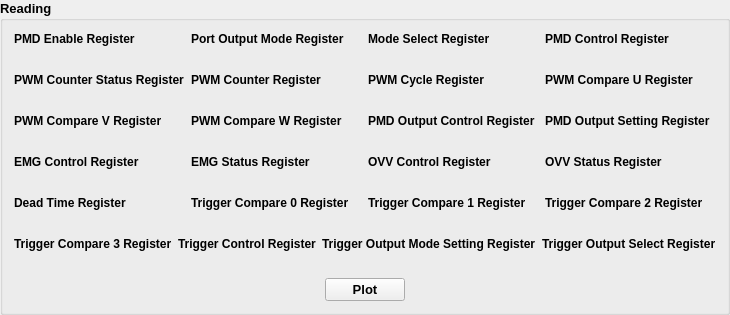
       <widget class="QGroupBox" name="groupBox">
        <property name="font">
         <font>
          <pointsize>10</pointsize>
          <weight>75</weight>
          <bold>true</bold>
         </font>
        </property>
        <property name="title">
         <string>Reading </string>
        </property>
        <layout class="QGridLayout" name="gridLayout">
         <item row="0" column="0">
          <layout class="QVBoxLayout" name="verticalLayout_32">
           <item>
            <layout class="QVBoxLayout" name="verticalLayout_25">
             <item>
              <layout class="QHBoxLayout" name="horizontalLayout">
               <item>
                <layout class="QVBoxLayout" name="verticalLayout">
                 <item>
                  <widget class="QLabel" name="label">
                   <property name="font">
                    <font>
                     <pointsize>9</pointsize>
                     <weight>75</weight>
                     <bold>true</bold>
                    </font>
                   </property>
                   <property name="text">
                    <string>PMD Enable Register</string>
                   </property>
                  </widget>
                 </item>
                 <item>
                  <widget class="QLabel" name="r_PMDEnableRegister">
                   <property name="font">
                    <font>
                     <pointsize>10</pointsize>
                     <weight>50</weight>
                     <bold>false</bold>
                    </font>
                   </property>
                   <property name="text">
                    <string/>
                   </property>
                  </widget>
                 </item>
                </layout>
               </item>
               <item>
                <layout class="QVBoxLayout" name="verticalLayout_2">
                 <item>
                  <widget class="QLabel" name="label_3">
                   <property name="font">
                    <font>
                     <pointsize>9</pointsize>
                     <weight>75</weight>
                     <bold>true</bold>
                    </font>
                   </property>
                   <property name="text">
                    <string>Port Output Mode Register</string>
                   </property>
                  </widget>
                 </item>
                 <item>
                  <widget class="QLabel" name="r_PortOutputModeRegister">
                   <property name="font">
                    <font>
                     <pointsize>10</pointsize>
                     <weight>50</weight>
                     <bold>false</bold>
                    </font>
                   </property>
                   <property name="text">
                    <string/>
                   </property>
                  </widget>
                 </item>
                </layout>
               </item>
               <item>
                <layout class="QVBoxLayout" name="verticalLayout_3">
                 <item>
                  <widget class="QLabel" name="label_5">
                   <property name="font">
                    <font>
                     <pointsize>9</pointsize>
                     <weight>75</weight>
                     <bold>true</bold>
                    </font>
                   </property>
                   <property name="text">
                    <string>Mode Select Register</string>
                   </property>
                  </widget>
                 </item>
                 <item>
                  <widget class="QLabel" name="r_ModeSelectRegister">
                   <property name="font">
                    <font>
                     <pointsize>10</pointsize>
                     <weight>50</weight>
                     <bold>false</bold>
                    </font>
                   </property>
                   <property name="text">
                    <string/>
                   </property>
                  </widget>
                 </item>
                </layout>
               </item>
               <item>
                <layout class="QVBoxLayout" name="verticalLayout_4">
                 <item>
                  <widget class="QLabel" name="label_7">
                   <property name="font">
                    <font>
                     <pointsize>9</pointsize>
                     <weight>75</weight>
                     <bold>true</bold>
                    </font>
                   </property>
                   <property name="text">
                    <string>PMD Control Register</string>
                   </property>
                  </widget>
                 </item>
                 <item>
                  <widget class="QLabel" name="rPMDControlRegister">
                   <property name="font">
                    <font>
                     <pointsize>10</pointsize>
                     <weight>50</weight>
                     <bold>false</bold>
                    </font>
                   </property>
                   <property name="text">
                    <string/>
                   </property>
                  </widget>
                 </item>
                </layout>
               </item>
              </layout>
             </item>
             <item>
              <layout class="QHBoxLayout" name="horizontalLayout_2">
               <item>
                <layout class="QVBoxLayout" name="verticalLayout_5">
                 <item>
                  <widget class="QLabel" name="label_9">
                   <property name="font">
                    <font>
                     <pointsize>9</pointsize>
                     <weight>75</weight>
                     <bold>true</bold>
                    </font>
                   </property>
                   <property name="text">
                    <string>PWM Counter Status Register</string>
                   </property>
                  </widget>
                 </item>
                 <item>
                  <widget class="QLabel" name="rPWMCounterStatusRegister">
                   <property name="font">
                    <font>
                     <pointsize>10</pointsize>
                     <weight>50</weight>
                     <bold>false</bold>
                    </font>
                   </property>
                   <property name="text">
                    <string/>
                   </property>
                  </widget>
                 </item>
                </layout>
               </item>
               <item>
                <layout class="QVBoxLayout" name="verticalLayout_6">
                 <item>
                  <widget class="QLabel" name="label_11">
                   <property name="font">
                    <font>
                     <pointsize>9</pointsize>
                     <weight>75</weight>
                     <bold>true</bold>
                    </font>
                   </property>
                   <property name="text">
                    <string>PWM Counter Register</string>
                   </property>
                  </widget>
                 </item>
                 <item>
                  <widget class="QLabel" name="rPWMCounterRegister">
                   <property name="font">
                    <font>
                     <pointsize>10</pointsize>
                     <weight>50</weight>
                     <bold>false</bold>
                    </font>
                   </property>
                   <property name="text">
                    <string/>
                   </property>
                  </widget>
                 </item>
                </layout>
               </item>
               <item>
                <layout class="QVBoxLayout" name="verticalLayout_7">
                 <item>
                  <widget class="QLabel" name="label_13">
                   <property name="font">
                    <font>
                     <pointsize>9</pointsize>
                     <weight>75</weight>
                     <bold>true</bold>
                    </font>
                   </property>
                   <property name="text">
                    <string>PWM Cycle Register</string>
                   </property>
                  </widget>
                 </item>
                 <item>
                  <widget class="QLabel" name="rPWMCycleRegister">
                   <property name="font">
                    <font>
                     <pointsize>10</pointsize>
                     <weight>50</weight>
                     <bold>false</bold>
                    </font>
                   </property>
                   <property name="text">
                    <string/>
                   </property>
                  </widget>
                 </item>
                </layout>
               </item>
               <item>
                <layout class="QVBoxLayout" name="verticalLayout_8">
                 <item>
                  <widget class="QLabel" name="label_15">
                   <property name="font">
                    <font>
                     <pointsize>9</pointsize>
                     <weight>75</weight>
                     <bold>true</bold>
                    </font>
                   </property>
                   <property name="text">
                    <string>PWM Compare U Register</string>
                   </property>
                  </widget>
                 </item>
                 <item>
                  <widget class="QLabel" name="rPWMCompareURegister">
                   <property name="font">
                    <font>
                     <pointsize>10</pointsize>
                     <weight>50</weight>
                     <bold>false</bold>
                    </font>
                   </property>
                   <property name="text">
                    <string/>
                   </property>
                  </widget>
                 </item>
                </layout>
               </item>
              </layout>
             </item>
             <item>
              <layout class="QHBoxLayout" name="horizontalLayout_3">
               <item>
                <layout class="QVBoxLayout" name="verticalLayout_9">
                 <item>
                  <widget class="QLabel" name="label_17">
                   <property name="font">
                    <font>
                     <pointsize>9</pointsize>
                     <weight>75</weight>
                     <bold>true</bold>
                    </font>
                   </property>
                   <property name="text">
                    <string>PWM Compare V Register</string>
                   </property>
                  </widget>
                 </item>
                 <item>
                  <widget class="QLabel" name="rPWMCompareVRegister">
                   <property name="font">
                    <font>
                     <pointsize>10</pointsize>
                     <weight>50</weight>
                     <bold>false</bold>
                    </font>
                   </property>
                   <property name="text">
                    <string/>
                   </property>
                  </widget>
                 </item>
                </layout>
               </item>
               <item>
                <layout class="QVBoxLayout" name="verticalLayout_10">
                 <item>
                  <widget class="QLabel" name="label_19">
                   <property name="font">
                    <font>
                     <pointsize>9</pointsize>
                     <weight>75</weight>
                     <bold>true</bold>
                    </font>
                   </property>
                   <property name="text">
                    <string>PWM Compare W Register</string>
                   </property>
                  </widget>
                 </item>
                 <item>
                  <widget class="QLabel" name="rPWMCompareWRegister">
                   <property name="font">
                    <font>
                     <pointsize>10</pointsize>
                     <weight>50</weight>
                     <bold>false</bold>
                    </font>
                   </property>
                   <property name="text">
                    <string/>
                   </property>
                  </widget>
                 </item>
                </layout>
               </item>
               <item>
                <layout class="QVBoxLayout" name="verticalLayout_11">
                 <item>
                  <widget class="QLabel" name="label_21">
                   <property name="font">
                    <font>
                     <pointsize>9</pointsize>
                     <weight>75</weight>
                     <bold>true</bold>
                    </font>
                   </property>
                   <property name="text">
                    <string>PMD Output Control Register</string>
                   </property>
                  </widget>
                 </item>
                 <item>
                  <widget class="QLabel" name="rPMDOutputControlRegister">
                   <property name="font">
                    <font>
                     <pointsize>10</pointsize>
                     <weight>50</weight>
                     <bold>false</bold>
                    </font>
                   </property>
                   <property name="text">
                    <string/>
                   </property>
                  </widget>
                 </item>
                </layout>
               </item>
               <item>
                <layout class="QVBoxLayout" name="verticalLayout_12">
                 <item>
                  <widget class="QLabel" name="label_23">
                   <property name="font">
                    <font>
                     <pointsize>9</pointsize>
                     <weight>75</weight>
                     <bold>true</bold>
                    </font>
                   </property>
                   <property name="text">
                    <string>PMD Output Setting Register</string>
                   </property>
                  </widget>
                 </item>
                 <item>
                  <widget class="QLabel" name="rPMDOutputSettingRegister">
                   <property name="font">
                    <font>
                     <pointsize>10</pointsize>
                     <weight>50</weight>
                     <bold>false</bold>
                    </font>
                   </property>
                   <property name="text">
                    <string/>
                   </property>
                  </widget>
                 </item>
                </layout>
               </item>
              </layout>
             </item>
             <item>
              <layout class="QHBoxLayout" name="horizontalLayout_4">
               <item>
                <layout class="QVBoxLayout" name="verticalLayout_13">
                 <item>
                  <widget class="QLabel" name="label_25">
                   <property name="font">
                    <font>
                     <pointsize>9</pointsize>
                     <weight>75</weight>
                     <bold>true</bold>
                    </font>
                   </property>
                   <property name="text">
                    <string>EMG Control Register</string>
                   </property>
                  </widget>
                 </item>
                 <item>
                  <widget class="QLabel" name="rEMGControlRegister">
                   <property name="font">
                    <font>
                     <pointsize>10</pointsize>
                     <weight>50</weight>
                     <bold>false</bold>
                    </font>
                   </property>
                   <property name="text">
                    <string/>
                   </property>
                  </widget>
                 </item>
                </layout>
               </item>
               <item>
                <layout class="QVBoxLayout" name="verticalLayout_14">
                 <item>
                  <widget class="QLabel" name="label_27">
                   <property name="font">
                    <font>
                     <pointsize>9</pointsize>
                     <weight>75</weight>
                     <bold>true</bold>
                    </font>
                   </property>
                   <property name="text">
                    <string>EMG Status Register</string>
                   </property>
                  </widget>
                 </item>
                 <item>
                  <widget class="QLabel" name="rEMGStatusRegister">
                   <property name="font">
                    <font>
                     <pointsize>10</pointsize>
                     <weight>50</weight>
                     <bold>false</bold>
                    </font>
                   </property>
                   <property name="text">
                    <string/>
                   </property>
                  </widget>
                 </item>
                </layout>
               </item>
               <item>
                <layout class="QVBoxLayout" name="verticalLayout_15">
                 <item>
                  <widget class="QLabel" name="label_29">
                   <property name="font">
                    <font>
                     <pointsize>9</pointsize>
                     <weight>75</weight>
                     <bold>true</bold>
                    </font>
                   </property>
                   <property name="text">
                    <string>OVV Control Register</string>
                   </property>
                  </widget>
                 </item>
                 <item>
                  <widget class="QLabel" name="rOVVControlRegister">
                   <property name="font">
                    <font>
                     <pointsize>10</pointsize>
                     <weight>50</weight>
                     <bold>false</bold>
                    </font>
                   </property>
                   <property name="text">
                    <string/>
                   </property>
                  </widget>
                 </item>
                </layout>
               </item>
               <item>
                <layout class="QVBoxLayout" name="verticalLayout_16">
                 <item>
                  <widget class="QLabel" name="label_31">
                   <property name="font">
                    <font>
                     <pointsize>9</pointsize>
                     <weight>75</weight>
                     <bold>true</bold>
                    </font>
                   </property>
                   <property name="text">
                    <string>OVV Status Register</string>
                   </property>
                  </widget>
                 </item>
                 <item>
                  <widget class="QLabel" name="rOVVStatusRegister">
                   <property name="font">
                    <font>
                     <pointsize>10</pointsize>
                     <weight>50</weight>
                     <bold>false</bold>
                    </font>
                   </property>
                   <property name="text">
                    <string/>
                   </property>
                  </widget>
                 </item>
                </layout>
               </item>
              </layout>
             </item>
             <item>
              <layout class="QHBoxLayout" name="horizontalLayout_5">
               <item>
                <layout class="QVBoxLayout" name="verticalLayout_17">
                 <item>
                  <widget class="QLabel" name="label_33">
                   <property name="font">
                    <font>
                     <pointsize>9</pointsize>
                     <weight>75</weight>
                     <bold>true</bold>
                    </font>
                   </property>
                   <property name="text">
                    <string>Dead Time Register</string>
                   </property>
                  </widget>
                 </item>
                 <item>
                  <widget class="QLabel" name="rDeadTimeRegister">
                   <property name="font">
                    <font>
                     <pointsize>10</pointsize>
                     <weight>50</weight>
                     <bold>false</bold>
                    </font>
                   </property>
                   <property name="text">
                    <string/>
                   </property>
                  </widget>
                 </item>
                </layout>
               </item>
               <item>
                <layout class="QVBoxLayout" name="verticalLayout_18">
                 <item>
                  <widget class="QLabel" name="label_35">
                   <property name="font">
                    <font>
                     <pointsize>9</pointsize>
                     <weight>75</weight>
                     <bold>true</bold>
                    </font>
                   </property>
                   <property name="text">
                    <string>Trigger Compare 0 Register</string>
                   </property>
                  </widget>
                 </item>
                 <item>
                  <widget class="QLabel" name="rTriggerCompare0Register">
                   <property name="font">
                    <font>
                     <pointsize>10</pointsize>
                     <weight>50</weight>
                     <bold>false</bold>
                    </font>
                   </property>
                   <property name="text">
                    <string/>
                   </property>
                  </widget>
                 </item>
                </layout>
               </item>
               <item>
                <layout class="QVBoxLayout" name="verticalLayout_19">
                 <item>
                  <widget class="QLabel" name="label_37">
                   <property name="font">
                    <font>
                     <pointsize>9</pointsize>
                     <weight>75</weight>
                     <bold>true</bold>
                    </font>
                   </property>
                   <property name="text">
                    <string>Trigger Compare 1 Register</string>
                   </property>
                  </widget>
                 </item>
                 <item>
                  <widget class="QLabel" name="rTriggerCompare1Register">
                   <property name="font">
                    <font>
                     <pointsize>10</pointsize>
                     <weight>50</weight>
                     <bold>false</bold>
                    </font>
                   </property>
                   <property name="text">
                    <string/>
                   </property>
                  </widget>
                 </item>
                </layout>
               </item>
               <item>
                <layout class="QVBoxLayout" name="verticalLayout_20">
                 <item>
                  <widget class="QLabel" name="label_39">
                   <property name="font">
                    <font>
                     <pointsize>9</pointsize>
                     <weight>75</weight>
                     <bold>true</bold>
                    </font>
                   </property>
                   <property name="text">
                    <string>Trigger Compare 2 Register</string>
                   </property>
                  </widget>
                 </item>
                 <item>
                  <widget class="QLabel" name="rTriggerCompare2Register">
                   <property name="font">
                    <font>
                     <pointsize>10</pointsize>
                     <weight>50</weight>
                     <bold>false</bold>
                    </font>
                   </property>
                   <property name="text">
                    <string/>
                   </property>
                  </widget>
                 </item>
                </layout>
               </item>
              </layout>
             </item>
             <item>
              <layout class="QHBoxLayout" name="horizontalLayout_6">
               <item>
                <layout class="QVBoxLayout" name="verticalLayout_21">
                 <item>
                  <widget class="QLabel" name="label_34">
                   <property name="font">
                    <font>
                     <pointsize>9</pointsize>
                     <weight>75</weight>
                     <bold>true</bold>
                    </font>
                   </property>
                   <property name="text">
                    <string>Trigger Compare 3 Register</string>
                   </property>
                  </widget>
                 </item>
                 <item>
                  <widget class="QLabel" name="rTriggerCompare3Register">
                   <property name="font">
                    <font>
                     <pointsize>10</pointsize>
                     <weight>50</weight>
                     <bold>false</bold>
                    </font>
                   </property>
                   <property name="text">
                    <string/>
                   </property>
                  </widget>
                 </item>
                </layout>
               </item>
               <item>
                <layout class="QVBoxLayout" name="verticalLayout_22">
                 <item>
                  <widget class="QLabel" name="label_41">
                   <property name="font">
                    <font>
                     <pointsize>9</pointsize>
                     <weight>75</weight>
                     <bold>true</bold>
                    </font>
                   </property>
                   <property name="text">
                    <string>Trigger Control Register</string>
                   </property>
                  </widget>
                 </item>
                 <item>
                  <widget class="QLabel" name="rTriggerControlRegister">
                   <property name="font">
                    <font>
                     <pointsize>10</pointsize>
                     <weight>50</weight>
                     <bold>false</bold>
                    </font>
                   </property>
                   <property name="text">
                    <string/>
                   </property>
                  </widget>
                 </item>
                </layout>
               </item>
               <item>
                <layout class="QVBoxLayout" name="verticalLayout_23">
                 <item>
                  <widget class="QLabel" name="label_43">
                   <property name="font">
                    <font>
                     <pointsize>9</pointsize>
                     <weight>75</weight>
                     <bold>true</bold>
                    </font>
                   </property>
                   <property name="text">
                    <string>Trigger Output Mode Setting Register</string>
                   </property>
                  </widget>
                 </item>
                 <item>
                  <widget class="QLabel" name="rTriggerOutputModeSettingRegister">
                   <property name="font">
                    <font>
                     <pointsize>10</pointsize>
                     <weight>50</weight>
                     <bold>false</bold>
                    </font>
                   </property>
                   <property name="text">
                    <string/>
                   </property>
                  </widget>
                 </item>
                </layout>
               </item>
               <item>
                <layout class="QVBoxLayout" name="verticalLayout_24">
                 <item>
                  <widget class="QLabel" name="label_45">
                   <property name="font">
                    <font>
                     <pointsize>9</pointsize>
                     <weight>75</weight>
                     <bold>true</bold>
                    </font>
                   </property>
                   <property name="text">
                    <string>Trigger Output Select Register</string>
                   </property>
                  </widget>
                 </item>
                 <item>
                  <widget class="QLabel" name="rTriggerOutputSelectRegister">
                   <property name="font">
                    <font>
                     <pointsize>10</pointsize>
                     <weight>50</weight>
                     <bold>false</bold>
                    </font>
                   </property>
                   <property name="text">
                    <string/>
                   </property>
                  </widget>
                 </item>
                </layout>
               </item>
              </layout>
             </item>
            </layout>
           </item>
           <item>
            <layout class="QHBoxLayout" name="horizontalLayout_13">
             <item>
              <spacer name="horizontalSpacer_3">
               <property name="orientation">
                <enum>Qt::Horizontal</enum>
               </property>
               <property name="sizeHint" stdset="0">
                <size>
                 <width>40</width>
                 <height>20</height>
                </size>
               </property>
              </spacer>
             </item>
             <item>
              <widget class="QPushButton" name="btn_plot">
               <property name="text">
                <string>Plot</string>
               </property>
              </widget>
             </item>
             <item>
              <spacer name="horizontalSpacer_4">
               <property name="orientation">
                <enum>Qt::Horizontal</enum>
               </property>
               <property name="sizeHint" stdset="0">
                <size>
                 <width>40</width>
                 <height>20</height>
                </size>
               </property>
              </spacer>
             </item>
            </layout>
           </item>
          </layout>
         </item>
        </layout>
       </widget>
